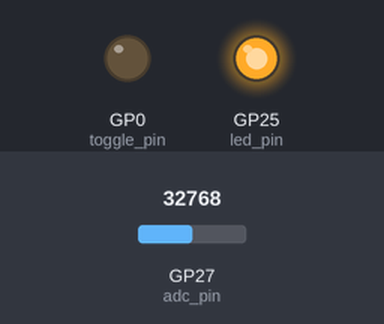
Recording of a program running on a simulated Raspberry Pi Pico running MicroPython. On the bench: output pins drawn as LEDs (lit = HIGH). Inputs (shaded band) come from the test bench; at power-on: GP27 (adc_pin) = 32768 (analog values on the 0–65535 scale). WiFi joins after 1.5 s; values from a settings file that is not in the repository are placeholders; web requests get an empty 200 reply after 0.4 s; what the program prints to the serial console is not drawn.

Above: at 0.1 s.
At 1.1 s:
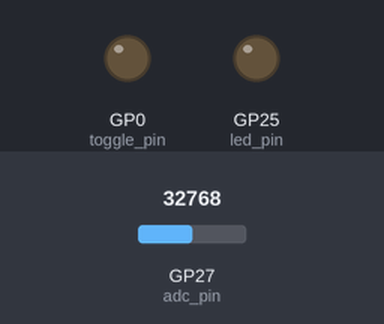
Timing chart, 0 to 3.5 s (numbered marks = the images above):
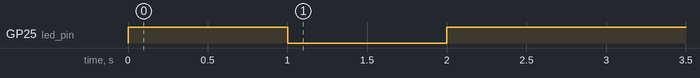

Measured:
- by itself, GP25 (led_pin): LOW → HIGH at 0.00 s, → LOW 1.0 s later, → HIGH 1.0 s later

The program:

main.py
```python
from machine import Pin, ADC, reset
from microdot import Microdot, Response
import uasyncio
import urequests
import rp2
import network
import gc
import env

# リレー回路の制御ピンの設定
toggle_pin = Pin(0, Pin.OUT)

# センサーピン
adc_pin = ADC(1)

# LEDのピン
led_pin = Pin("LED", Pin.OUT)

# ステーションモードでの接続オブジェクト作成
wlan = network.WLAN(network.STA_IF)

# WiFi地域（日本）の設定
rp2.country("JP")

# ステーションインタフェースの有効化
wlan.active(True)

# WiFiの省電力をオフに設定
wlan.config(pm=0xA11140)


async def wifi_connect():
    global wlan

    # 接続状態確認
    if not wlan.isconnected():
        # WiFiに接続
        wlan.connect(env.ssid, env.password)
        try:
            # IPアドレス取得待ち
            while wlan.status() != network.STAT_GOT_IP:
                if led_pin.value() == 1:
                    led_pin.off()
                else:
                    led_pin.on()

                if wlan.status() == network.STAT_IDLE:
                    wlan.connect(env.ssid, env.password)
                await uasyncio.sleep(1)

        except KeyboardInterrupt:
            print("「Ctrl + c」キーが押されました。")
            reset()

    # IPアドレス取得
    led_pin.on()
    ipaddress = wlan.ifconfig()[0]
    print(ipaddress)
    urequests.get(f"{env.update_url}?device={env.device}&ipaddr={ipaddress}")


async def sensor_loop():
    global wlan

    while True:
        gc.collect()
        sensor_value = adc_pin.read_u16()
        print(sensor_value)

        if wlan.status() != network.STAT_GOT_IP:
            await wifi_connect()

        urequests.get(f"{env.log_url}?device={env.device}&value={sensor_value}")
        await uasyncio.sleep(1)


async def run_web_server():
    # サーバー初期化
    app = Microdot()
    Response.default_content_type = "application/json"

    @app.route("/status")
    async def status(request):
        return '{"status":"ok"}'

    @app.route("/toggle/<command>")
    async def toggle(request, command):
        if command == "on":
            toggle_pin.on()
        if command == "off":
            toggle_pin.off()

        return '{"status":"ok"}'

    @app.route("/sensor/start")
    async def sensor_start(request):
        # センサー開始
        uasyncio.create_task(sensor_loop())

    # サーバー起動
    app.run(port=80)


async def main():
    # WiFiに接続
    await wifi_connect()

    # センサー開始
    uasyncio.create_task(sensor_loop())

    await run_web_server()


if __name__ == "__main__":
    uasyncio.run(main())
```
